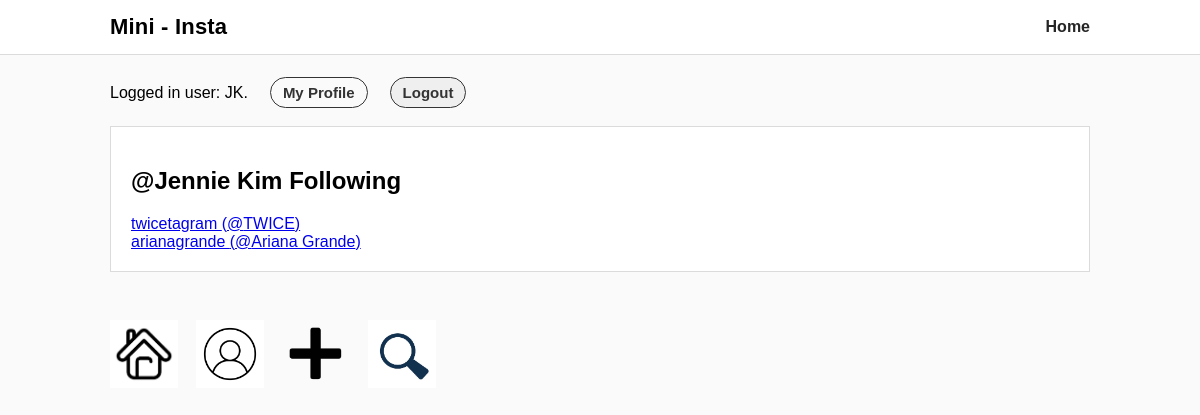
/mini_insta/profile/8/following (signed in), run on the app's committed database.
### mini_insta/models.py (models this page shows, shortened)
class Profile(models.Model):
    username = models.TextField(blank=False)
    display_name = models.TextField(blank=False)
    profile_image_url = models.URLField(blank=True)
    bio_text = models.TextField(blank=True)
    join_date = models.DateTimeField(auto_now=True)
    user = models.ForeignKey(User, on_delete=models.CASCADE)  # NEW
    def get_following(self):
        following = []
        f_r = Follow.objects.filter(follower_profile=self)
        for f in f_r:
            following.append(f.profile)
        return following

### mini_insta/views.py (the view)
# urls.py: path('profile/<int:pk>/following', ShowFollowingDetailView.as_view(), name='show_following'),
class ShowFollowingDetailView(DetailView):
    model = Profile
    template_name = "mini_insta/show_following.html"
    context_object_name = "profile"

### mini_insta/templates/mini_insta/show_following.html
{% extends "mini_insta/base.html" %}
{% block content %}
<div class="card">
  <h2>@{{ profile.username }} Following</h2>
  {% for p in profile.get_following %}
    <div>
      <a href="{% url 'show_profile' p.pk %}">
        {{ p.display_name }} (@{{ p.username }})
      </a>
    </div>
  {% empty %}
    <div>Not following anyone yet.</div>
  {% endfor %}
</div>
{% endblock %}

### mini_insta/templates/mini_insta/base.html (shortened to what this page needs)
{% load static %}
<html>
  <head>
    <link rel="stylesheet" href="{% static 'mini_insta_styles.css' %}">
  </head>
  <body>
    <header class="site-header">
      <div class="header-inner">
        <div class="logo">Mini - Insta</div>
        {% if request.user.is_authenticated %}
          <a class="nav-link" href="{% url 'show_all_profiles' %}">Home</a>
        {% endif %}
      </div>
    </header>
    <main class="page">
    <div class="auth-status">
      {% if request.user.is_authenticated %}
        Logged in user: {{ request.user }}.
        <a class="nav-link profile-link" href="{% url 'profile' %}">My Profile</a>
        <form method="post" action="{% url 'logout' %}" class="logout-form">
          <button type="submit" class="nav-link profile-link">Logout</button>
        </form>
      {% else %}
        Not logged in.
        <a class="nav-link profile-link" href="{% url 'login' %}">Login</a>
      {% endif %}
    </div>
    {% block content %}
    {% endblock %}
    </main>
    <footer class="site-footer">
      {% if request.user.is_authenticated and profile and request.user == profile.user %}
        <a class="footer-link" href="{% url 'show_feed'%}">
          <img class="nav-icon" src="{% static 'home.png' %}" alt="Home">
        </a>
        <a class="footer-link" href="{% url 'profile' %}">
          <img class="nav-icon" src="{% static 'R.png' %}" alt="Profile">
        </a>
        <a class="nav-icon-link create-link" href="{% url 'create_post'%}">
          <img class="nav-icon create-icon" src="{% static 'plus.png' %}" alt="Create">
        </a>
         <a class="footer-link" href="{% url 'search'%}">
          <img class="nav-icon" src="{% static 'search.png' %}" alt="Search">
        </a>
      {% endif %}
    </footer>
  </body>
</html>

### static/mini_insta_styles.css (style rules this page uses)
body { font-family: Arial, sans-serif; margin: 0; background: #fafafa; }
.site-header { position: sticky; top: 0; background: white; border-bottom: 1px solid #dbdbdb; }
.header-inner { max-width: 980px; margin: 0 auto; padding: 14px 18px; display: flex; align-items: center; justify-content: space-between; }
.logo { font-size: 22px; font-weight: 700; letter-spacing: 0.2px; }
.nav-link { text-decoration: none; color: #262626; font-weight: 600; }
.page { max-width: 980px; margin: 0 auto; padding: 22px 18px 36px 18px; }
.site-footer { max-width: 980px; margin: 0 auto; padding: 14px 18px 24px 18px; color: #8e8e8e; }
.footer-link { color: #8e8e8e; text-decoration: none; }
.card { background: white; border: 1px solid #dbdbdb; padding: 20px; }
.site-footer { display: flex; justify-content: flex-start; align-items: center; gap: 18px; padding: 12px 16px; }
.nav-icon { width: 68px; height: 68px; object-fit: contain; display: block; }
.logout-form { display: inline; margin:0; }
.profile-link { font-weight: 600; font-size: 15px; margin-left: 10px; padding: 6px 12px; border-radius: 20px; text-decoration: none; font-weight: 600; color: #333; align-items: center; border: 1.5px solid #333; }
.auth-status { display: flex; align-items: center; gap: 12px; margin-bottom: 18px; }

### data on the page
Profile: username "Jennie Kim"
Profile: display_name "twicetagram", username "TWICE"
Profile: display_name "arianagrande", username "Ariana Grande"

### other printed values
{{ request.user }} "JK"
